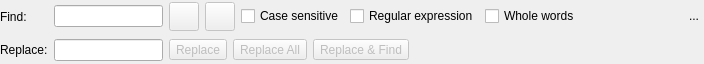
<?xml version="1.0" encoding="UTF-8"?>
<ui version="4.0">
 <class>FindReplaceWidget</class>
 <widget class="QWidget" name="FindReplaceWidget">
  <property name="geometry">
   <rect>
    <x>0</x>
    <y>0</y>
    <width>704</width>
    <height>64</height>
   </rect>
  </property>
  <property name="sizePolicy">
   <sizepolicy hsizetype="Preferred" vsizetype="Preferred">
    <horstretch>0</horstretch>
    <verstretch>0</verstretch>
   </sizepolicy>
  </property>
  <property name="windowTitle">
   <string>Form</string>
  </property>
  <layout class="QGridLayout" name="gridLayout">
   <property name="leftMargin">
    <number>0</number>
   </property>
   <property name="topMargin">
    <number>0</number>
   </property>
   <property name="rightMargin">
    <number>0</number>
   </property>
   <property name="bottomMargin">
    <number>0</number>
   </property>
   <item row="0" column="0">
    <widget class="QLabel" name="find_lbl">
     <property name="minimumSize">
      <size>
       <width>0</width>
       <height>0</height>
      </size>
     </property>
     <property name="text">
      <string>Find:</string>
     </property>
    </widget>
   </item>
   <item row="0" column="1">
    <widget class="QLineEdit" name="find_edt"/>
   </item>
   <item row="0" column="2">
    <layout class="QHBoxLayout" name="horizontalLayout">
     <item>
      <widget class="QToolButton" name="previous_tb">
       <property name="enabled">
        <bool>false</bool>
       </property>
       <property name="font">
        <font>
         <pointsize>8</pointsize>
        </font>
       </property>
       <property name="toolTip">
        <string>Find previous</string>
       </property>
       <property name="text">
        <string/>
       </property>
       <property name="icon">
        <iconset resource="../res/resources.qrc">
         <normaloff>:/icones/icones/anterior.png</normaloff>:/icones/icones/anterior.png</iconset>
       </property>
       <property name="iconSize">
        <size>
         <width>22</width>
         <height>22</height>
        </size>
       </property>
       <property name="shortcut">
        <string>Shift+F3</string>
       </property>
       <property name="toolButtonStyle">
        <enum>Qt::ToolButtonIconOnly</enum>
       </property>
      </widget>
     </item>
     <item>
      <widget class="QToolButton" name="next_tb">
       <property name="enabled">
        <bool>false</bool>
       </property>
       <property name="font">
        <font>
         <pointsize>8</pointsize>
        </font>
       </property>
       <property name="toolTip">
        <string>Find next</string>
       </property>
       <property name="text">
        <string/>
       </property>
       <property name="icon">
        <iconset resource="../res/resources.qrc">
         <normaloff>:/icones/icones/proximo.png</normaloff>:/icones/icones/proximo.png</iconset>
       </property>
       <property name="iconSize">
        <size>
         <width>22</width>
         <height>22</height>
        </size>
       </property>
       <property name="shortcut">
        <string>F3</string>
       </property>
       <property name="toolButtonStyle">
        <enum>Qt::ToolButtonIconOnly</enum>
       </property>
      </widget>
     </item>
     <item>
      <widget class="QCheckBox" name="case_sensitive_chk">
       <property name="sizePolicy">
        <sizepolicy hsizetype="Fixed" vsizetype="Fixed">
         <horstretch>0</horstretch>
         <verstretch>0</verstretch>
        </sizepolicy>
       </property>
       <property name="text">
        <string>Case sensitive</string>
       </property>
      </widget>
     </item>
     <item>
      <widget class="QCheckBox" name="regexp_chk">
       <property name="sizePolicy">
        <sizepolicy hsizetype="Fixed" vsizetype="Fixed">
         <horstretch>0</horstretch>
         <verstretch>0</verstretch>
        </sizepolicy>
       </property>
       <property name="text">
        <string>Regular expression</string>
       </property>
      </widget>
     </item>
     <item>
      <widget class="QCheckBox" name="all_words_chk">
       <property name="sizePolicy">
        <sizepolicy hsizetype="Fixed" vsizetype="Fixed">
         <horstretch>0</horstretch>
         <verstretch>0</verstretch>
        </sizepolicy>
       </property>
       <property name="text">
        <string>Whole words</string>
       </property>
      </widget>
     </item>
     <item>
      <spacer name="horizontalSpacer_2">
       <property name="orientation">
        <enum>Qt::Horizontal</enum>
       </property>
       <property name="sizeHint" stdset="0">
        <size>
         <width>98</width>
         <height>20</height>
        </size>
       </property>
      </spacer>
     </item>
     <item>
      <widget class="QToolButton" name="hide_tb">
       <property name="minimumSize">
        <size>
         <width>20</width>
         <height>20</height>
        </size>
       </property>
       <property name="maximumSize">
        <size>
         <width>20</width>
         <height>20</height>
        </size>
       </property>
       <property name="toolTip">
        <string>Hide this widget</string>
       </property>
       <property name="text">
        <string>...</string>
       </property>
       <property name="icon">
        <iconset resource="../res/resources.qrc">
         <normaloff>:/icones/icones/fechar1.png</normaloff>:/icones/icones/fechar1.png</iconset>
       </property>
       <property name="autoRaise">
        <bool>true</bool>
       </property>
      </widget>
     </item>
    </layout>
   </item>
   <item row="1" column="0">
    <widget class="QLabel" name="replace_lbl">
     <property name="minimumSize">
      <size>
       <width>0</width>
       <height>0</height>
      </size>
     </property>
     <property name="text">
      <string>Replace:</string>
     </property>
    </widget>
   </item>
   <item row="1" column="1">
    <widget class="QLineEdit" name="replace_edt"/>
   </item>
   <item row="1" column="2">
    <widget class="QWidget" name="replace_btns_parent" native="true">
     <property name="minimumSize">
      <size>
       <width>0</width>
       <height>0</height>
      </size>
     </property>
     <layout class="QHBoxLayout" name="horizontalLayout_3">
      <property name="leftMargin">
       <number>0</number>
      </property>
      <property name="topMargin">
       <number>0</number>
      </property>
      <property name="rightMargin">
       <number>0</number>
      </property>
      <property name="bottomMargin">
       <number>0</number>
      </property>
      <item>
       <layout class="QHBoxLayout" name="horizontalLayout_2">
        <item>
         <widget class="QToolButton" name="replace_tb">
          <property name="enabled">
           <bool>false</bool>
          </property>
          <property name="toolTip">
           <string>Replace one occurrence</string>
          </property>
          <property name="text">
           <string>Replace</string>
          </property>
          <property name="iconSize">
           <size>
            <width>20</width>
            <height>20</height>
           </size>
          </property>
          <property name="toolButtonStyle">
           <enum>Qt::ToolButtonTextBesideIcon</enum>
          </property>
         </widget>
        </item>
        <item>
         <widget class="QToolButton" name="replace_all_tb">
          <property name="enabled">
           <bool>false</bool>
          </property>
          <property name="toolTip">
           <string>Replace all occurrences</string>
          </property>
          <property name="text">
           <string>Replace All</string>
          </property>
          <property name="iconSize">
           <size>
            <width>20</width>
            <height>20</height>
           </size>
          </property>
          <property name="toolButtonStyle">
           <enum>Qt::ToolButtonTextBesideIcon</enum>
          </property>
         </widget>
        </item>
        <item>
         <widget class="QToolButton" name="replace_find_tb">
          <property name="enabled">
           <bool>false</bool>
          </property>
          <property name="toolTip">
           <string>Replace the selection and find the next one</string>
          </property>
          <property name="text">
           <string>Replace &amp;&amp; Find</string>
          </property>
          <property name="iconSize">
           <size>
            <width>20</width>
            <height>20</height>
           </size>
          </property>
          <property name="toolButtonStyle">
           <enum>Qt::ToolButtonTextBesideIcon</enum>
          </property>
         </widget>
        </item>
        <item>
         <spacer name="horizontalSpacer">
          <property name="orientation">
           <enum>Qt::Horizontal</enum>
          </property>
          <property name="sizeHint" stdset="0">
           <size>
            <width>40</width>
            <height>20</height>
           </size>
          </property>
         </spacer>
        </item>
       </layout>
      </item>
     </layout>
    </widget>
   </item>
  </layout>
 </widget>
 <tabstops>
  <tabstop>previous_tb</tabstop>
  <tabstop>next_tb</tabstop>
  <tabstop>case_sensitive_chk</tabstop>
  <tabstop>regexp_chk</tabstop>
  <tabstop>replace_tb</tabstop>
  <tabstop>replace_all_tb</tabstop>
  <tabstop>replace_find_tb</tabstop>
 </tabstops>
 <resources>
  <include location="../res/resources.qrc"/>
 </resources>
 <connections/>
</ui>
